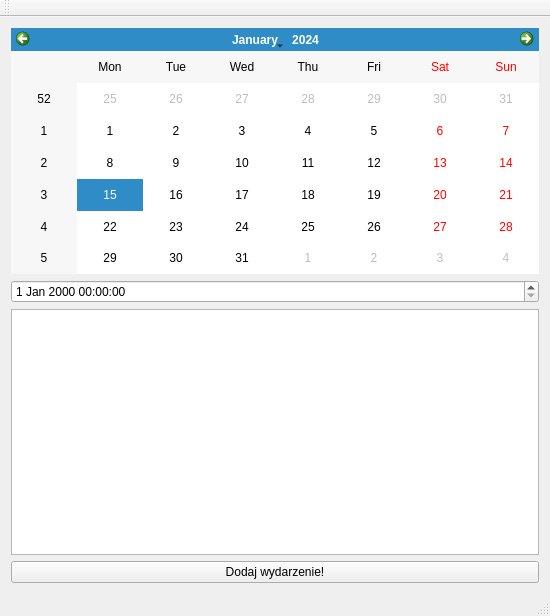
<?xml version="1.0" encoding="UTF-8"?>
<ui version="4.0">
 <class>MyApp</class>
 <widget class="QMainWindow" name="MyApp">
  <property name="geometry">
   <rect>
    <x>0</x>
    <y>0</y>
    <width>550</width>
    <height>616</height>
   </rect>
  </property>
  <property name="windowTitle">
   <string>Organizer</string>
  </property>
  <widget class="QWidget" name="centralWidget">
   <layout class="QVBoxLayout" name="verticalLayout">
    <item>
     <widget class="QCalendarWidget" name="Calendar"/>
    </item>
    <item>
     <widget class="QDateTimeEdit" name="dateTimeEdit"/>
    </item>
    <item>
     <widget class="QListWidget" name="listWidget"/>
    </item>
    <item>
     <widget class="QPushButton" name="pushButton">
      <property name="text">
       <string>Dodaj wydarzenie!</string>
      </property>
     </widget>
    </item>
   </layout>
  </widget>
  <widget class="QMenuBar" name="menuBar">
   <property name="geometry">
    <rect>
     <x>0</x>
     <y>0</y>
     <width>550</width>
     <height>25</height>
    </rect>
   </property>
  </widget>
  <widget class="QToolBar" name="mainToolBar">
   <attribute name="toolBarArea">
    <enum>TopToolBarArea</enum>
   </attribute>
   <attribute name="toolBarBreak">
    <bool>false</bool>
   </attribute>
  </widget>
  <widget class="QStatusBar" name="statusBar"/>
 </widget>
 <layoutdefault spacing="6" margin="11"/>
 <resources/>
 <connections/>
</ui>
